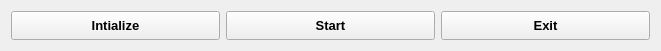
     <widget class="QWidget" name="layoutWidget">
      <property name="geometry">
       <rect>
        <x>150</x>
        <y>580</y>
        <width>661</width>
        <height>51</height>
       </rect>
      </property>
      <layout class="QHBoxLayout" name="horizontalLayout_16">
       <item>
        <widget class="QPushButton" name="pushButtonInit">
         <property name="sizePolicy">
          <sizepolicy hsizetype="Minimum" vsizetype="Preferred">
           <horstretch>0</horstretch>
           <verstretch>0</verstretch>
          </sizepolicy>
         </property>
         <property name="font">
          <font>
           <pointsize>10</pointsize>
           <weight>75</weight>
           <bold>true</bold>
          </font>
         </property>
         <property name="text">
          <string>Intialize</string>
         </property>
        </widget>
       </item>
       <item>
        <widget class="QPushButton" name="pushButtonDaqSet">
         <property name="sizePolicy">
          <sizepolicy hsizetype="Minimum" vsizetype="Preferred">
           <horstretch>0</horstretch>
           <verstretch>0</verstretch>
          </sizepolicy>
         </property>
         <property name="font">
          <font>
           <pointsize>10</pointsize>
           <weight>75</weight>
           <bold>true</bold>
          </font>
         </property>
         <property name="text">
          <string>Start</string>
         </property>
        </widget>
       </item>
       <item>
        <widget class="QPushButton" name="pushButtonQuit">
         <property name="sizePolicy">
          <sizepolicy hsizetype="Minimum" vsizetype="Preferred">
           <horstretch>0</horstretch>
           <verstretch>0</verstretch>
          </sizepolicy>
         </property>
         <property name="font">
          <font>
           <pointsize>10</pointsize>
           <weight>75</weight>
           <bold>true</bold>
          </font>
         </property>
         <property name="text">
          <string>Exit</string>
         </property>
        </widget>
       </item>
      </layout>
     </widget>
